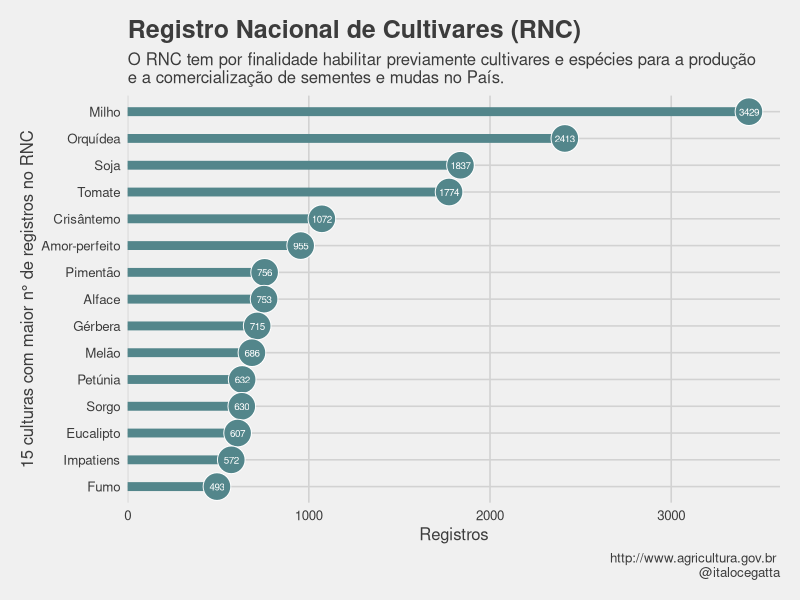

Write R code to recreate this figure. (Note: this script raises an error after producing the figure.)
library(tidyverse)
library(readxl)
library(lubridate)


# registro ----------------------------------------------------------------

registrado <- read_excel("data-raw/cultivar_registrado.xlsx")

top_registrado <- registrado %>%
  filter(situacao == "REGISTRADA") %>%
  mutate(nome_comum = ifelse(str_detect(nome_comum, ",|/"), str_extract(nome_comum, "^.+(?=(,|/))"), nome_comum)) %>%
  mutate(nome_comum = str_replace(nome_comum, "Orquidea", "Orquídea")) %>%
  group_by(nome_comum) %>%
  tally() %>%
  arrange(-n) %>%
  slice(1:15)


top_registrado %>%
  mutate(nome_comum = fct_reorder(nome_comum, n)) %>%
  ggplot(aes(n, nome_comum)) +
    geom_segment(aes(xend = 0, yend = nome_comum), color = "cadetblue4", size = 3) +
    geom_point(size = 9, shape = 21, color = "white", fill = "cadetblue4") +
    geom_text(aes(label = n),size = 2.5,  color = "white") +
    labs(
      x = "Registros", y = "15 culturas com maior n° de registros no RNC",
      title = "Registro Nacional de Cultivares (RNC)",
      subtitle =
        "O RNC tem por finalidade habilitar previamente cultivares e espécies para a produção \ne a comercialização de sementes e mudas no País.",
      caption = "http://www.agricultura.gov.br \n@italocegatta"
    ) +
    scale_x_continuous(expand = expand_scale(mult = c(0, 0.05))) +
    ggthemes::theme_fivethirtyeight() +
    theme(axis.title = element_text()) +
    ggsave("top_cultivares_registrados.png", width = 8, height = 6)


registro_eucalipto <- registrado %>%
  filter(situacao == "REGISTRADA") %>%
  filter(str_detect(nome_cientifico, "Eucalyptus|Corymbia")) %>%
  filter(!is.na(mantenedor)) %>%
  mutate(
    mantenedor = str_to_upper(str_remove(mantenedor, "_$")),
    mantenedor = str_replace(mantenedor, "S/(A|A.)", "S.A."),
    mantenedor = str_replace(mantenedor, "S.A$", "S.A.")
  ) %>%
  group_by(mantenedor) %>%
  tally() %>%
  arrange(-n)

registro_eucalipto %>%
  mutate(mantenedor = fct_reorder(mantenedor, n)) %>%
  ggplot(aes(n, mantenedor)) +
    geom_segment(aes(xend = 0, yend = mantenedor), color = "forestgreen", alpha = 0.8, size = 3) +
    geom_point(size = 7, stroke = 2, shape = 21, color = "white", fill = "forestgreen") +
    geom_text(aes(label = n),size = 3,  color = "white", fontface = "bold") +
    labs(
      x = "Registros", y = NULL,
      title = "Registro Nacional de Cultivares (RNC)",
      subtitle =
        "Mantenedores de cultivares dos gêneros Corymbia e Eucalyptus registrados no RNC",
      caption = "http://www.agricultura.gov.br \n@italocegatta"
    ) +
    scale_x_continuous(expand = expand_scale(mult = c(0.02, 0.05))) +
    ggthemes::theme_fivethirtyeight() +
    theme(axis.title = element_text()) +
    ggsave("eucalipto_registrado.png", width = 11.5, height = 12)


# protegido ---------------------------------------------------------------

protegido <- read_excel("data-raw/cultivar_protegido.xlsx")

protegido_eucalipto <- protegido %>%
  filter(situacao == "PROTEÇÃO DEFINITIVA") %>%
  filter(str_detect(nome_cientifico, "Eucalyptus|Corymbia")) %>%
  mutate_if(is.POSIXct, as.Date)

protegido_eucalipto %>%
  left_join(., group_by(., titular) %>% tally()) %>%
  mutate(
    fim_protecao = floor_date(fim_protecao, "month"),
    titular = fct_reorder(titular, -n)
  ) %>%
  arrange(titular, fim_protecao) %>%
  group_by(fim_protecao) %>%
  mutate(id = row_number()) %>%
  ggplot(aes(x = fim_protecao, y = 1, label = cultivar)) +
    ggrepel::geom_label_repel(
      color = "white", fill = "#01665e", direction = "y", size = 2,
      segment.color = NA, show.legend = FALSE,
      fontface = "bold", seed = 2001
    ) +
    labs(
      x = "Término da Proteção", y = NULL,
      title = "Serviço Nacional de Proteção de Cultivares (SNPC)",
      subtitle =
        "Materiais do gênero Eucalyptus protegidos no SNPC",
      caption = "http://www.agricultura.gov.br \n@italocegatta"
    ) +
    scale_fill_viridis_d(end = 0.9) +
    scale_x_date(date_breaks = "1 years", date_labels = "%Y") +
    ggthemes::theme_fivethirtyeight() +
    theme(
      axis.title = element_text(), axis.title.y = element_blank(),
      axis.text.y = element_blank(), panel.grid.major.y = element_blank()
    ) +
    ggsave("eucalipto_fim_protecao.png", width = 10, height = 8)


protegido_eucalipto %>%
  mutate(cultivar = fct_reorder(cultivar, fim_protecao)) %>%
  ggplot(aes(x = inicio_protecao, xend = fim_protecao, y = cultivar, yend = cultivar)) +
  geom_segment(color = "forestgreen", alpha = 0.8, size = 3) +
  geom_text(
    aes(x = fim_protecao, label = cultivar), size = 2,
    hjust = 1.1,  color = "grey10", fontface = "bold"
  ) +
  labs(
    title = "Serviço Nacional de Proteção de Cultivares (SNPC)",
    x = "Vigência da proteção",
    subtitle =
      "Cultivares de Eucalyptus regitrados no SNPC",
    caption = "http://www.agricultura.gov.br \n@italocegatta"
  ) +
  scale_x_date(date_breaks = "2 years", date_labels = "%Y") +
  theme_bw(8) +
  theme(
    axis.text.y = element_blank(), axis.ticks.y = element_blank(),
    axis.title.y = element_blank(), panel.grid.major.y = element_blank()
  ) +
  ggsave("eucalipto_protegido_periodo.png", width = 5, height = 10)

  protegido_eucalipto %>%
  left_join(., group_by(., titular) %>% tally()) %>%
  select(cultivar, titular, inicio_protecao, fim_protecao)
  ggplot(aes())

protegido_eucalipto %>%
  select(cultivar, titular, inicio_protecao, fim_protecao) %>%
  group_by(titular) %>%
  tally() %>%
  mutate(titular = fct_reorder(titular, n)) %>%
  ggplot(aes(n, titular)) +
  geom_segment(aes(xend = 0, yend = titular), color = "forestgreen", alpha = 0.8, size = 3) +
  geom_point(size = 9, stroke = 2, shape = 21, color = "white", fill = "forestgreen") +
  geom_text(aes(label = n), size = 4,  color = "white", fontface = "bold") +
  labs(
    x = "Cultivares protegidos (#)", y = NULL,
    title = "Serviço Nacional de Proteção de Cultivares (SNPC)",
    subtitle =
      "Titulares de cultivares do gênero Eucalyptus com proteção definitiva no SNPC",
    caption = "http://www.agricultura.gov.br \n@italocegatta"
  ) +
  scale_x_continuous(expand = expand_scale(mult = c(0.02, 0.05))) +
  ggthemes::theme_fivethirtyeight() +
  theme(axis.title = element_text()) +
  ggsave("eucalipto_protegido.png", width = 12, height = 8)

protegido_eucalipto %>%
  group_by(nome_cientifico) %>%
  tally() %>%
  arrange(-n)
